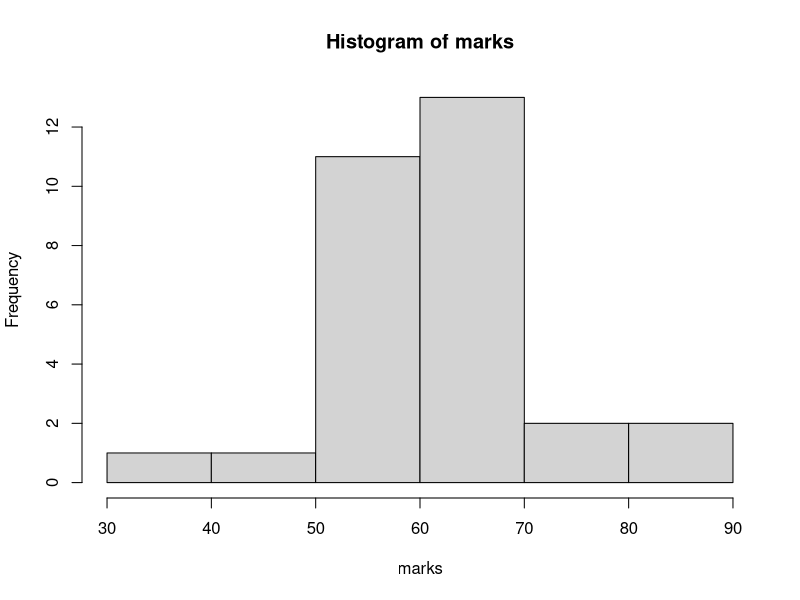
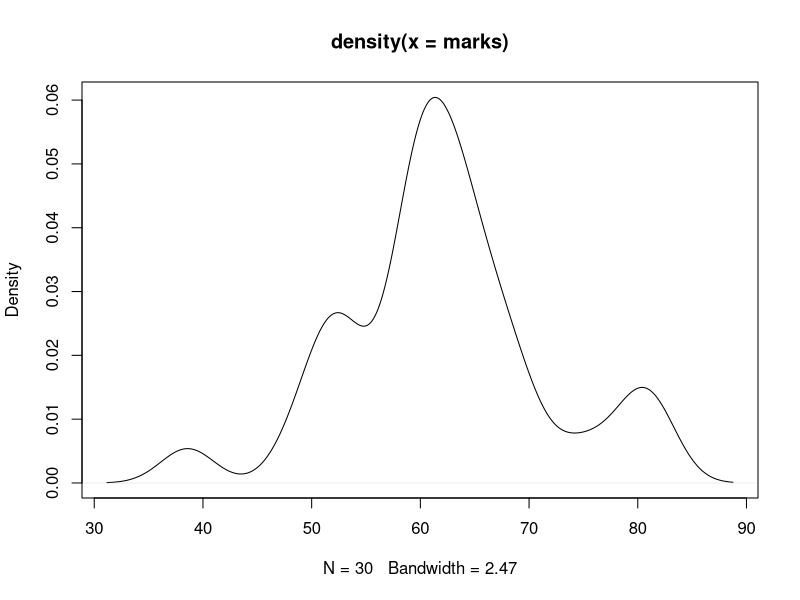
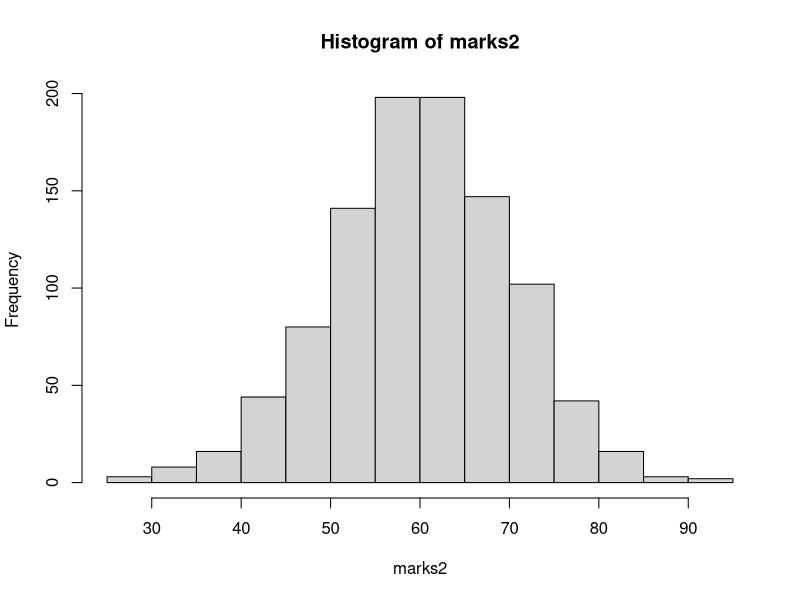
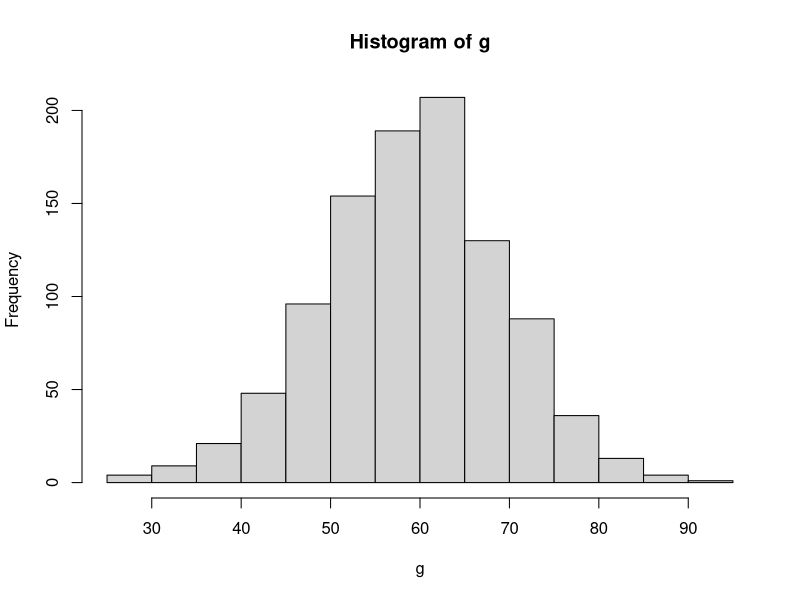
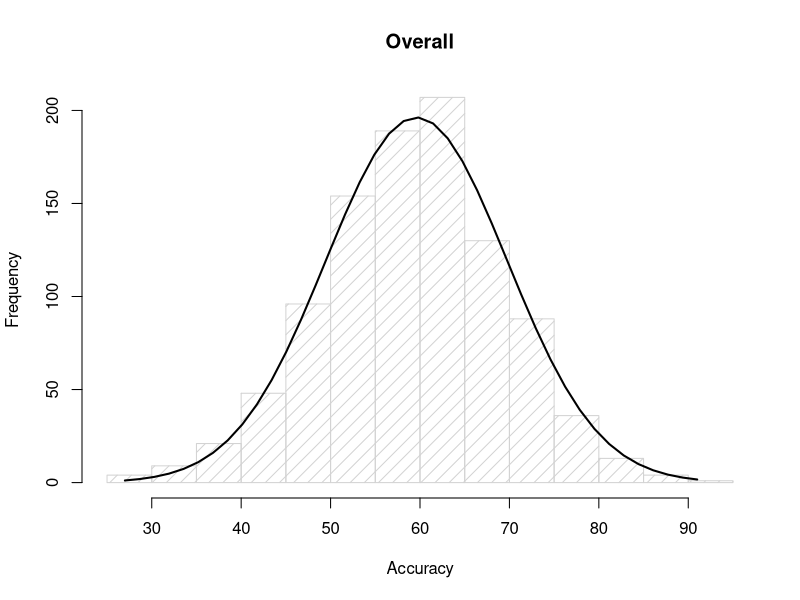
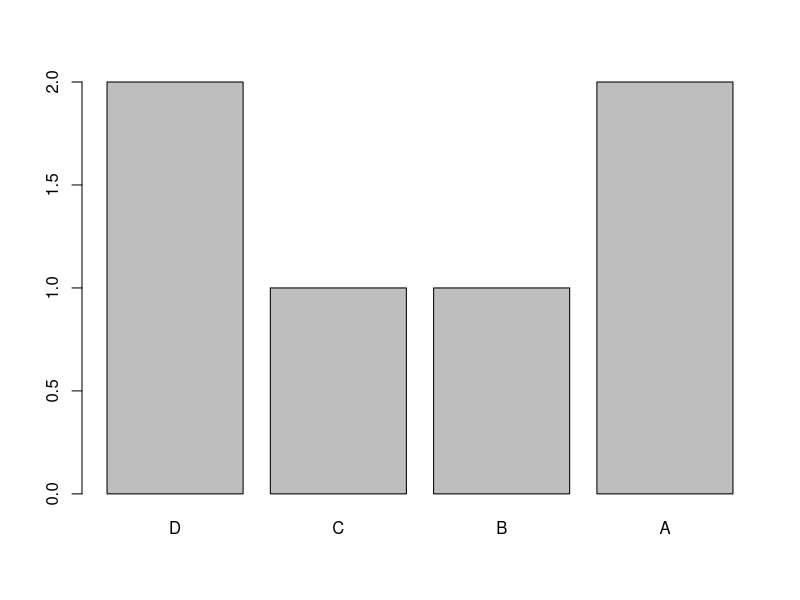
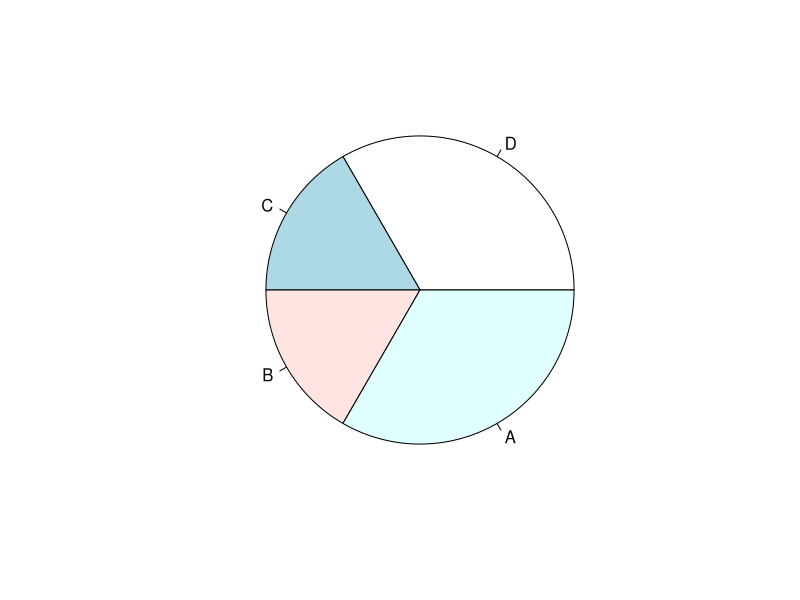

The R source for these figures, in order: (Note: this script raises an error after producing the figures.)
#vector
x = c(1,2,3)
x1=1:1000000
length(x1)
x1
x
##Creating a sequence with a gap of 2
x2 =seq(10,100,2)
x2
?seq
x3 = seq(from=10,to=100, by=3)
x3

#numeric vector----

##creating a random normal. Simulating marks data
marks = rnorm(30,mean=60,sd=10) 
marks

##Shortcut for printing and assigning directly. NOT RECOMMENDED FOR PROJECTS
(marks2 = rnorm(1000,mean=60,sd=10)) 

##Stats on Data Marks
mean(marks)
median(marks)
mode(marks)
sd(marks)
var(marks)
summary(marks)
summary(marks2)

##Understanding Properties of a vector
length(marks)
str(marks)
class(marks)
range(marks)
hist(marks)
plot(density(marks))

hist(marks2)


g = trunc(marks2)
g
length(g)
min(g)
max(g)
range(g)
h=c(26:91)
h
hist(g)
length(h)
hh <- hist(g, breaks = 10, density = 10,
          col = "lightgray", xlab = "Accuracy", main = "Overall") 
xfit <- seq(min(g), max(g), length = 40) 
xfit
yfit <- dnorm(xfit, mean = mean(g), sd = sd(g)) 
yfit
yfit <- yfit * diff(hh$mids[1:2]) * length(g) 

lines(xfit, yfit, col = "black", lwd = 2)

#character vector-----
names= c("Ram","Shyam","Robin")
names
mean(names)
length(names)
summary(names)

gender=c("M","F","M")
genderF= factor(gender)
summary(genderF)
genderF

(grades = c('A','B','C','D','A','D'))
gradesF= factor(grades,ordered=T)
gradesF

##Changing the order of the Grades. Now Grade D is HIGHEST
gradesF1 =factor(grades,ordered=T,levels=c('D','C','B','A'))
gradesF1
summary(gradesF1)
table(gradesF1)
barplot(table(gradesF1))
pie(table(gradesF1))

##Logical
married=c(TRUE,FALSE,T,F,T,F,T)
Employee=c("Ramprakas Singh","Vishal Yadav","Swati Kumari","Nayan Gupta","Jyoti Kumar","Manas Joshi","Paras Dholakia")
married
name
sum(married)
table(married)
?table
Marital_status=data.frame(Employee,married)
Marital_status
class(married)
summary(married)
pie(table(married))

##Subset of marks
marks
##Rounding, Flooring, Truncate,ceiling of data
trunc(marks);round(marks,1);floor(marks);ceiling(marks)
marks1=trunc(marks)
marks1
##Find a value in the Data set. Array no position
marks1[1]
##Subset 
marks1[1:5]
marks1[c(1,5,30)]
marks1[-c(1,5)]
mean(marks1[-c(1,5)])
marks1[marks1>60]
gender2 = sample(c('M','F'),size=100000, replace=T,prob=c(.6,.4))
table(gender2)
prop.table(table(gender2))
pie(table(gender2))
